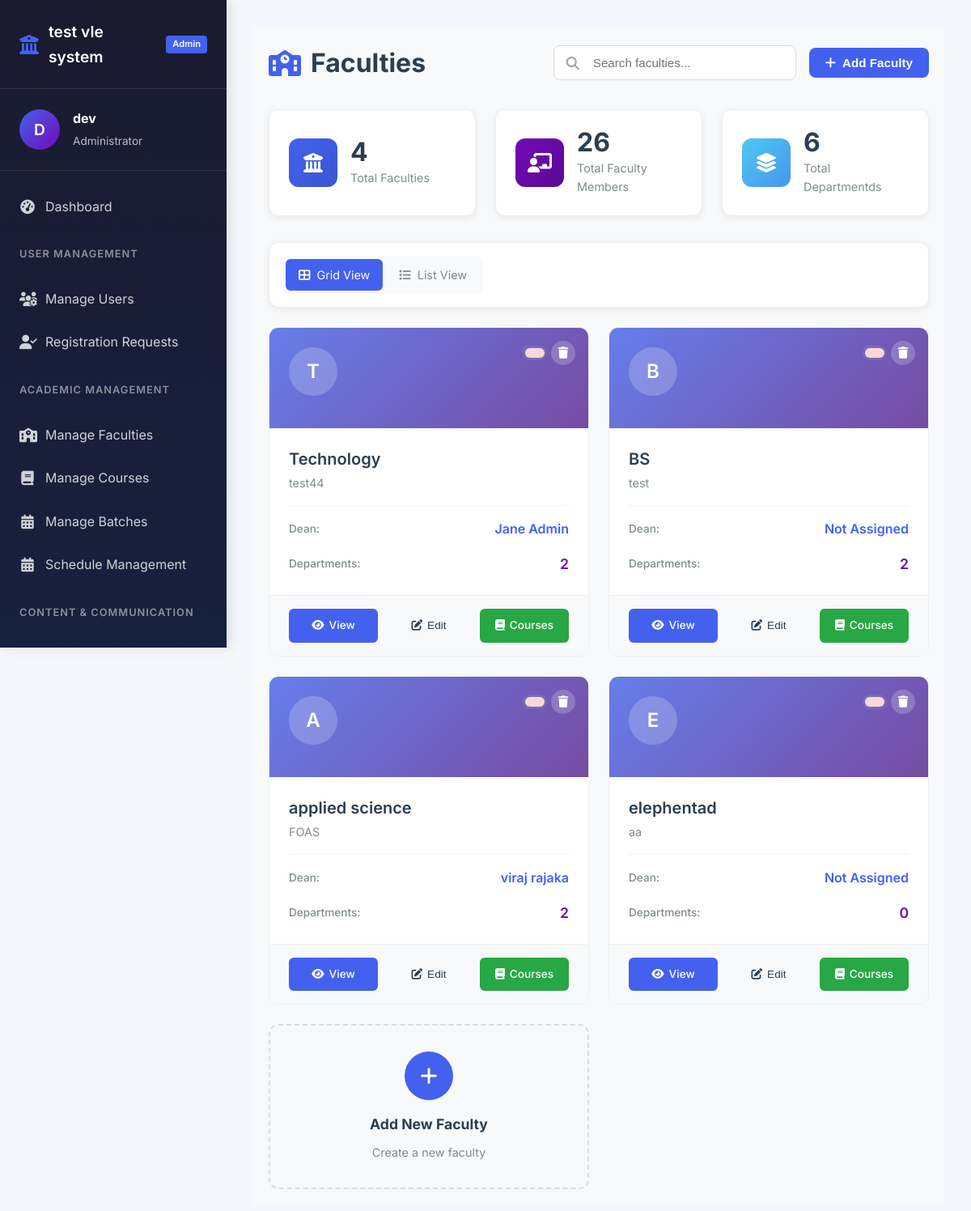
Page /dashboard/admin/manage_faculties/ (signed in) on the earlier database version.
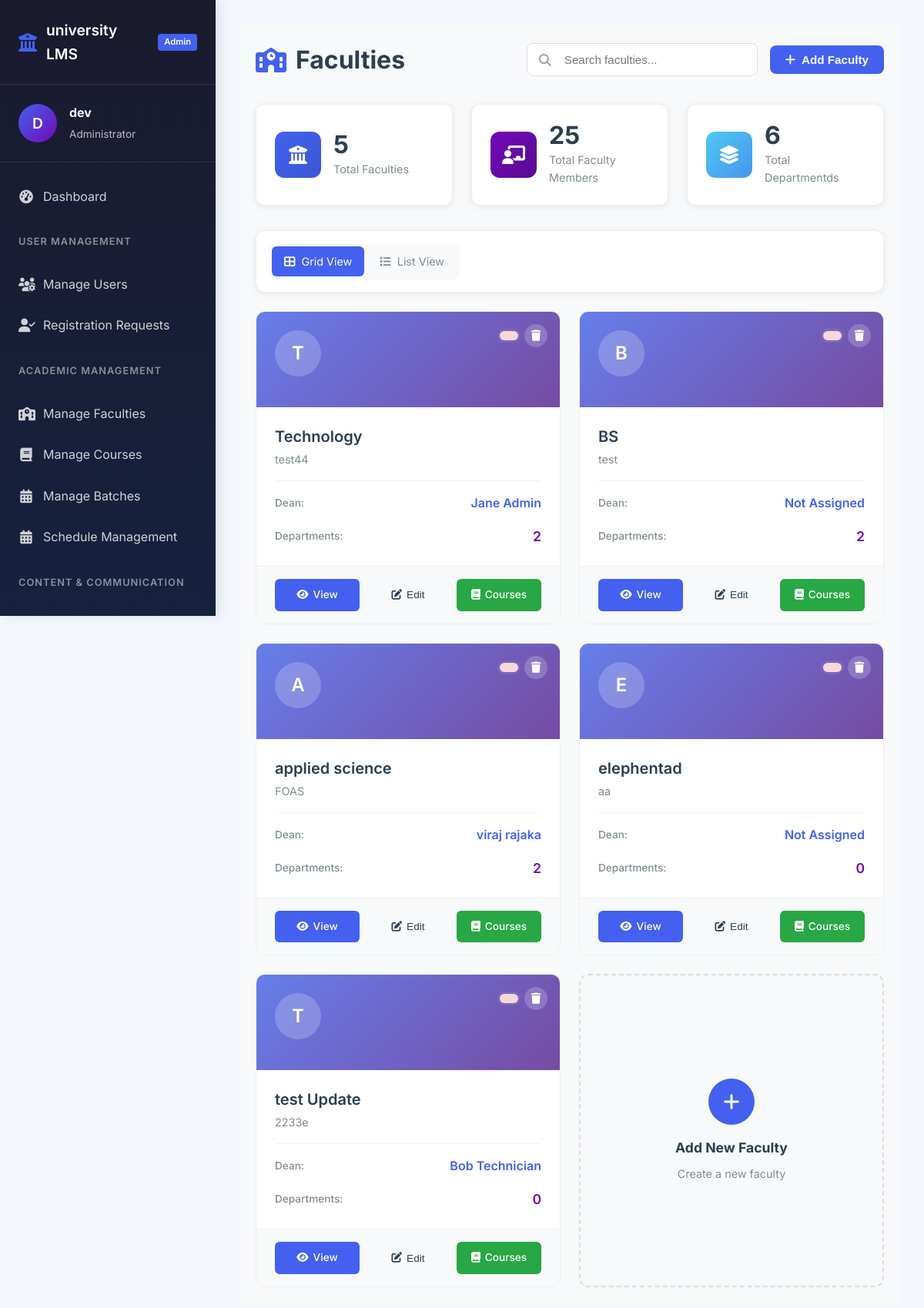
Same page on the later database version.
### university/models.py (models this page shows, shortened)
class Faculty(models.Model):
    university = models.ForeignKey(University, on_delete=models.CASCADE)
    code = models.CharField(max_length=30,null=True)
    name = models.CharField(max_length=50,unique=True)
    dean = models.ForeignKey("Users.Staff", on_delete=models.SET_NULL, null=True, blank=True)
    class Meta:
        unique_together = ('university','name')

class Department(models.Model):
    faculty= models.ForeignKey(Faculty, on_delete=models.CASCADE)
    name= models.CharField(max_length=50,unique=True)
    code = models.CharField(max_length=30,null=True)
    head= models.ForeignKey("Users.Staff", on_delete=models.SET_NULL, null=True, blank=True)
    class Meta:
        unique_together = ('faculty','name')

### Users/models.py (models this page shows, shortened)
class Staff(models.Model):
    class stf_type(models.TextChoices):
        lecture = 'lecture'
        profesor = 'profesor'
        admin = 'admin'
        support = 'support'
    name = models.CharField(max_length=30)
    faculty_name = models.ForeignKey(Faculty,on_delete=models.CASCADE, null=True)
    department_name = models.ForeignKey(Department,on_delete=models.CASCADE, null=True)
    username = models.OneToOneField(User,on_delete=models.CASCADE, null=True)
    staff_type = models.CharField(max_length=20,choices=stf_type.choices, default='lecture')

### university/views.py (the view)
# urls.py: path('admin/manage_faculties/',university_views.manage_faculties,name='manage_faculties'),
@login_required(login_url='Users:login')
def manage_faculties(request):
    if request.user.is_staff == 0:
        return redirect('dashboard:route')
    context = {}
    context['faculties'] = university_models.Faculty.objects.all()
    context['total_departments'] = university_services.department_count()
    if request.user.role == 'staff':
        user = user_models.Staff.objects.get(username=request.user)
        context['faculties'] = context['faculties'].filter(id=user.id)
        context['total_departments'] = university_services.department_count(faculty_id=user.faculty_name)
    context['total_faculty_members'] = user_services.user_count(admins=False)
    context['available_deans'] = user_models.Staff.objects.all()
    return render(request,'dashboard/admin/manage_faculties.html',context)

### Users/services.py (called while the page is built)
def user_count(faculty_id:int=None,department_id:int=None,admins:bool=True)->int:
    if faculty_id:
        count = Student.objects.filter(faculty_name=faculty_id).count()
        count += Staff.objects.filter(faculty_name=faculty_id).count()
        return count
    if department_id:
        count = Student.objects.filter(department_name=department_id).count()
        count += Staff.objects.filter(department_name=department_id).count()
    if not admins:
        return User.objects.exclude(role='admin').count()
    return User.objects.count()

### config/config.py (called while the page is built)
def sync_setting():
    global _settings_cache, _last_update
    from .models import SystemSettings
    last_update = SystemSettings.objects.filter(pk=1).values_list("last_update", flat=True).first()
    if not last_update:
        load_settings()
        return
    if last_update == _last_update:
        return
    row = _get_row()
    with _lock:
        _settings_cache = dict(row.settings or {})
        _last_update = row.last_update

### config/context_processors.py (called while the page is built)
def vle_settings(request):
    return {
        'settings':{
            key:get_setting(key) for key in SETTINGS_SCHEMA
        }
    }

### dashboard/templates/dashboard/admin/manage_faculties.html (shortened to what the changed rows need)
{% extends "main.html" %}
{% block navigation %}
    {% include "admin_navigation.html" %}
{% endblock %}
{% block body %}
<div class="faculties-management">
    <div class="page-header">
        <h1 class="page-title">
            <i class="fas fa-school"></i> Faculties
        </h1>
    </div>
    <div class="stats-grid">
        <div class="stat-card">
            <div class="stat-content">
                <h3 id="totalFaculties">{{ faculties|length|default:"0" }}</h3>
                <p>Total Faculties</p>
            </div>
        </div>
        <div class="stat-card">
            <div class="stat-content">
                <h3 id="totalFacultyCount">
                    {{ total_faculty_members|default:"0" }}
                </h3>
                <p>Total Faculty Members</p>
            </div>
        </div>
    </div>
    <div class="faculties-grid" id="gridView">
        {% if faculties %}
            {% for faculty in faculties %}
            <div class="faculty-card" data-id="{{ faculty.id }}" data-name="{{ faculty.name|lower }}" data-code="{{ faculty.code|lower }}" data-dean="{{ faculty.dean.fullname|lower|default:'' }}">
                <div class="faculty-header">
                    <div class="avatar">{{ faculty.name|first|upper }}</div>
                    <div class="header-top-actions">
                        <div class="status-badge {% if faculty.is_active %}active{% else %}inactive{% endif %}"></div>
                        {% if request.user.is_authenticated and request.user.is_superuser %}
                        <button class="btn-delete-faculty" onclick="deleteFaculty(event, {{ faculty.id }}, '{{ faculty.name }}')">
                            <i class="fas fa-trash"></i>
                        </button>
                        {% endif %}
                    </div>
                </div>
                <div class="faculty-body">
                    <h4>{{ faculty.name }}</h4>
                    <p class="faculty-code">{{ faculty.code|default:"No Code" }}</p>
                    <div class="faculty-info">
                        <div class="info-row">
                            <span class="info-label">Dean:</span>
                            <span class="info-value dean-name">
                                {% if faculty.dean %}
                                    {{ faculty.dean.name }}
                                {% else %}
                                    Not Assigned
                                {% endif %}
                            </span>
                        </div>
                        <div class="info-row">
                            <span class="info-label">Departments:</span>
                            <span class="info-value department-count">{{ faculty.department_set.all|length|default:"0" }}</span>
                        </div>
                    </div>
                </div>
                <div class="faculty-footer">
                    <a href="{% url 'dashboard:manage_faculty' faculty.id %}" class="btn btn-view">
                        <i class="fas fa-eye"></i> View
                    </a>
                    <button class="btn btn-edit" onclick="editFaculty({{ faculty.id }})">
                        <i class="fas fa-edit"></i> Edit
                    </button>
                    <a href="{% url 'dashboard:manage_courses' %}?faculty={{ faculty.id }}" class="btn btn-courses">
                        <i class="fas fa-book"></i> Courses
                    </a>
                </div>
            </div>
            {% endfor %}
        {% endif %}
    </div>
</div>
{% endblock %}

### templates/admin_navigation.html (shortened to what this page needs)
<aside class="sidebar">
    <div class="sidebar-header">
        <div class="logo">
            <i class="fas fa-university"></i>
            <span class="logo-text" id="systemName">{{ settings.SYSTEM_NAME|default:"University VLE" }}</span>
            <span class="logo-badge">Admin</span>
        </div>
    </div>
    <div class="user-profile">
        <div class="user-avatar">
            {{ request.user.username|first|upper }}
        </div>
        <div class="user-info">
            <h4>{{ request.user.username }}</h4>
            <p>Administrator</p>
        </div>
    </div>
    <nav class="sidebar-nav">
        <ul class="nav-menu">
            <li class="nav-item active">
                <a href="{% url 'dashboard:admin' %}" class="nav-link">
                    <i class="fas fa-tachometer-alt"></i>
                    <span>Dashboard</span>
                </a>
            </li>
            <li class="nav-section">User Management</li>
            <li class="nav-item">
                <a href="{% url 'dashboard:manage_users' %}" class="nav-link">
                    <i class="fas fa-users-cog"></i>
                    <span>Manage Users</span>
                </a>
            </li>
            <li class="nav-item">
                <a href="{% url 'dashboard:manage_requests' %}" class="nav-link">
                    <i class="fas fa-user-check"></i>
                    <span>Registration Requests</span>
                </a>
            </li>
            <li class="nav-section">Academic Management</li>
            <li class="nav-item">
                <a href="{% url 'dashboard:manage_faculties' %}" class="nav-link">
                    <i class="fas fa-school"></i>
                    <span>Manage Faculties</span>
                </a>
            </li>
            <li class="nav-item">
                <a href="{% url 'dashboard:manage_courses' %}" class="nav-link">
                    <i class="fas fa-book"></i>
                    <span>Manage Courses</span>
                </a>
            </li>
            <li class="nav-item">
                <a href="{% url 'dashboard:manage_batches' %}" class="nav-link">
                    <i class="fas fa-calendar-alt"></i>
                    <span>Manage Batches</span>
                </a>
            </li>
            <li class="nav-item">
                <a href="{% url 'dashboard:manage_shedules' %}" class="nav-link">
                    <i class="fas fa-calendar-alt"></i>
                    <span>Schedule Management</span>
                </a>
            </li>
            <li class="nav-section">Content & Communication</li>
            <li class="nav-item">
                <a href="{% url 'dashboard:post_annousment' %}" class="nav-link">
                </a>
            </li>
        </ul>
    </nav>
</aside>

Differences in the rows shown:
added Faculty: name|first "T", name "test Update", code "2233e", dean.name "Bob Technician", department_set.all|length "0"
Other differences:
{{ settings.SYSTEM_NAME|default:"University VLE" }}: "test vle system" → "university LMS"
{{ faculties|length|default:"0" }}: "4" → "5"
{{ total_faculty_members|default:"0" }}: "26" → "25"
